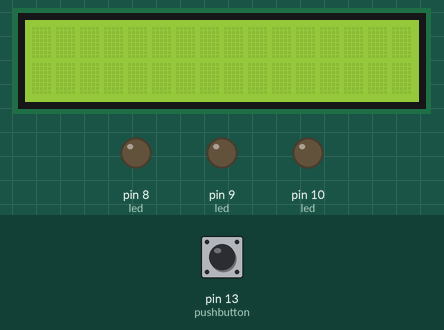
Recording of a sketch running on a simulated Arduino Uno, built with avr-gcc and run on an emulated ATmega328P. On the bench: 16×2 character LCD, output pins drawn as LEDs (lit = HIGH). Inputs (shaded band) come from the test bench; at power-on: pin 13 (pushbutton) LOW.

Above: at 1.2 s.
1.3 s: pin 13 (pushbutton) pulled HIGH for 3.2 s
At 2.1 s:
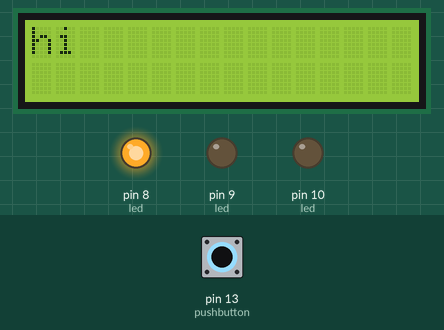
7.0 s: pin 13 (pushbutton) pulled HIGH for 0.15 s
At 7.7 s:
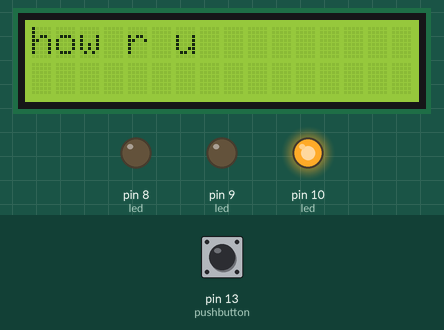
10.1 s: pin 13 (pushbutton) pulled HIGH for 1 s
At 12.7 s:
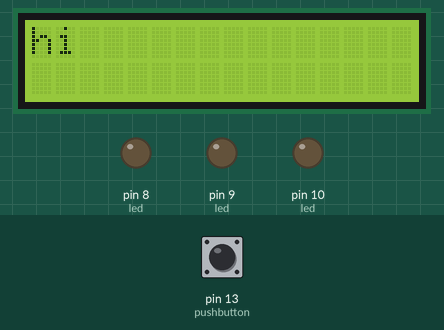
Timing chart, 0 to 14.2 s (numbered marks = the images above; inputs shaded):
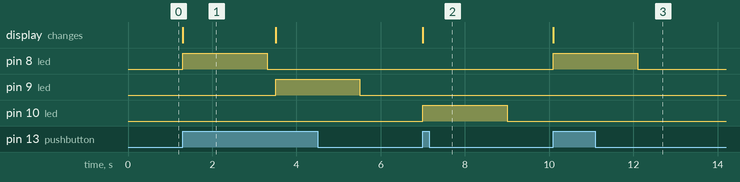

Measured:
- after the input at 1.3 s, pin 8 (led): LOW → HIGH at once, → LOW 2.0 s later; pin 9 (led): LOW → HIGH after 2.2 s, → LOW 2.0 s later; the display: changes at once (image 1)
- after the input at 7.0 s, pin 10 (led): LOW → HIGH at once, → LOW 2.0 s later; the display: changes at once (image 2)
- after the input at 10.1 s, pin 8 (led): LOW → HIGH at once, → LOW 2.0 s later; the display: changes at once (image 3)
- what the display in image 1 shows lasts 2.2 s, from 1.3 s to 3.5 s

The sketch:

lcd.ino
```cpp
#include <LiquidCrystal.h>

LiquidCrystal lcd(12, 11, 5, 4, 3, 2);

int buttonstate=1,buttonpress=0;

void setup()
{
  pinMode(13,INPUT);  //pushbutton
  lcd.begin(16, 2);
  pinMode(10,OUTPUT); //led
  pinMode(9,OUTPUT);  //led
  pinMode(8,OUTPUT);  //led
}
//comment
void loop()
{

  buttonpress=digitalRead(13);
  if(buttonstate==1 && buttonpress==1)
  {
    lcd.clear();
    lcd.print("hi");
    digitalWrite(8,HIGH);
    delay(2000);
    digitalWrite(8,LOW);
    delay(200);
    buttonstate=2;
    buttonpress=0;
  }

  if(buttonstate==2 && buttonpress==1)
  {
    lcd.clear();
    lcd.print("hello");
    digitalWrite(9,HIGH);
    delay(2000);
    digitalWrite(9,LOW);
    delay(200);
    buttonstate=3;
    buttonpress=0;
  }

  if(buttonstate==3 && buttonpress==1)
  {
    lcd.clear();
    lcd.print("how r u");
    digitalWrite(10,HIGH);
    delay(2000);
    digitalWrite(10,LOW);
    delay(200);
    buttonpress=0;
    buttonstate=1;
  }
}
```
